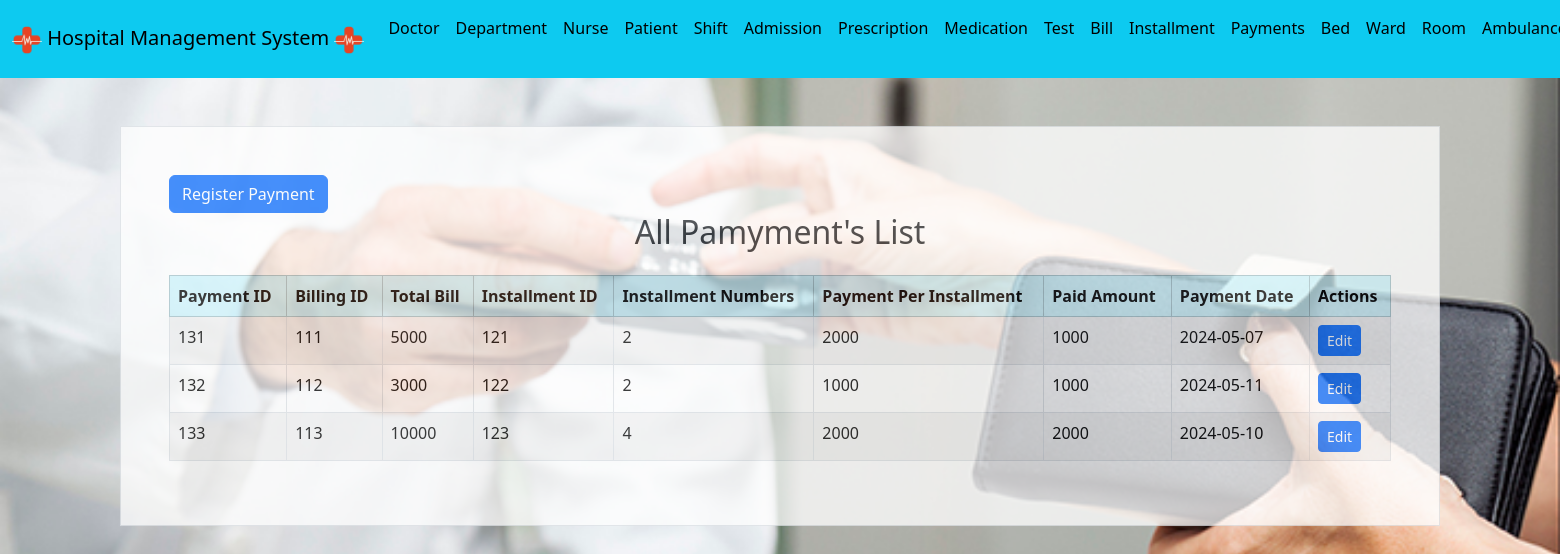
The app's page /Website/payment.php (signed in) with its own data.
### tables this page shows
CREATE TABLE `payment` (
  `Payment_ID` int(10) NOT NULL,
  `Billing_ID` int(10) DEFAULT NULL,
  `Total_Bill` int(255) DEFAULT NULL,
  `Installment_ID` int(10) NOT NULL,
  `Installment_Numbers` int(10) NOT NULL,
  `Payment_Per_Installment` int(255) NOT NULL,
  `Paid_Amount` int(255) DEFAULT NULL,
  `Payment_Date` date DEFAULT NULL
);

### Website/payment.php (the view, shortened to what this page needs)
<!DOCTYPE html>
<html>
<?php
include("connect.php");
include("header.php");
?>
<head>
    <link rel="stylesheet" href="https://cdn.jsdelivr.net/npm/bootstrap@5.3.2/dist/css/bootstrap.min.css">
</head>
<body style="background-image: url(img/payment.jpeg);background-size: cover;background-repeat: no-repeat;">
    <div class="container p-5 my-5 bg-white border opacity-75">
        <?php if (isset($_SESSION["user_type"]) && $_SESSION["user_type"] == "Admin"): ?>
            <a href="input_payment.php" class="btn btn-primary">Register Payment</a>
        <?php endif; ?>
        <h2 class="text-center mb-4">All Pamyment's List</h2>
        <div class="table-responsive">
            <table class="table table-striped table-bordered">
                <thead class="table-info">
                    <tr>
                        <th>Payment ID</th>
                        <th>Billing ID</th>
                        <th>Total Bill </th>
                        <th>Installment ID </th>
                        <th>Installment Numbers</th>
                        <th>Payment Per Installment</th>
                        <th>Paid Amount</th>
                        <th>Payment Date</th>
                        <th>Actions</th>
                    </tr>
                </thead>
                <tbody>
                    <?php
                    $sql = "SELECT * FROM payment ORDER BY Payment_ID";
                    $result = mysqli_query($conn, $sql);
                    if (mysqli_num_rows($result) > 0) {
                        while($row = mysqli_fetch_assoc($result)) {
                            echo "<tr>
                                <td>".$row["Payment_ID"]."</td>
                                <td>".$row["Billing_ID"]."</td>
                                <td>".$row["Total_Bill"]."</td>
                                <td>".$row["Installment_ID"]."</td>
                                <td>".$row["Installment_Numbers"]."</td>
                                <td>".$row["Payment_Per_Installment"]."</td>
                                <td>".$row["Paid_Amount"]."</td>
                                <td>".$row["Payment_Date"]."</td>
                                <td>";
                            if (isset($_SESSION["user_type"]) && $_SESSION["user_type"] == "Admin") {
                                echo "<a href='edit_payment.php?id=".$row["Payment_ID"]."' class='btn btn-primary btn-sm'>Edit</a>";
                            }
                            echo "</td>
                            </tr>";
                        }
                    } else {
                        echo "<tr><td colspan='8' class='text-center'>No records found</td></tr>";
                    }
                    ?>
                </tbody>
            </table>
        </div>
    </div>
</body>
</html>

### records on screen
payment: Payment_ID "131", Billing_ID "111", Total_Bill "5000", Installment_ID "121", Installment_Numbers "2", Payment_Per_Installment "2000", Paid_Amount "1000", Payment_Date "2024-05-07"
payment: Payment_ID "132", Billing_ID "112", Total_Bill "3000", Installment_ID "122", Installment_Numbers "2", Payment_Per_Installment "1000", Paid_Amount "1000", Payment_Date "2024-05-11"
payment: Payment_ID "133", Billing_ID "113", Total_Bill "10000", Installment_ID "123", Installment_Numbers "4", Payment_Per_Installment "2000", Paid_Amount "2000", Payment_Date "2024-05-10"
